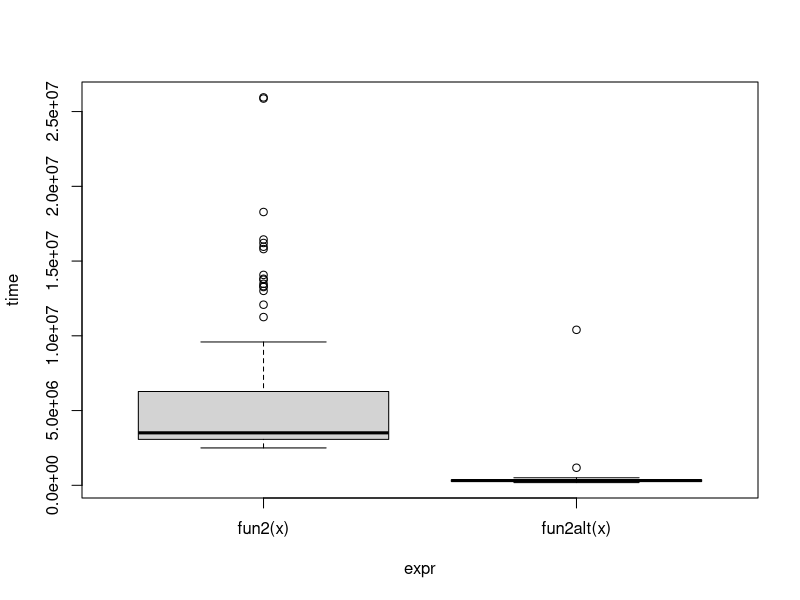
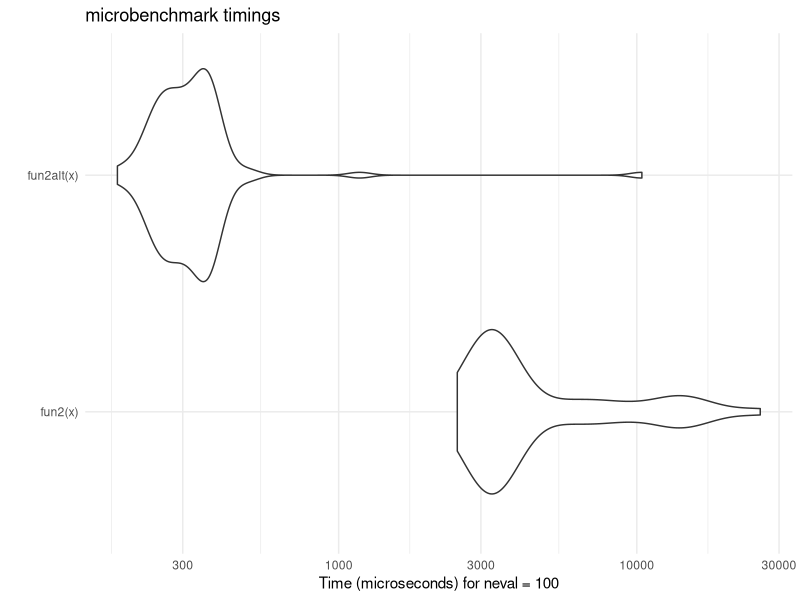

The R source for these figures, in order: (Note: this script raises an error after producing the figures.)
## ---- chunk 1
fun1 <- function(n = 100, k = 4, lambda = 4) {
  x <- NULL
  
  for (i in 1:n)
    x <- rbind(x, rpois(k, lambda))
  
  return(x)
}

fun1alt <- function(n = 100, k = 4, lambda = 4) {
  matrix(rpois(n * k, lambda = lambda), ncol = k)
}

# Benchmarking
microbenchmark::microbenchmark(
  fun1(100),
  fun1alt(100), unit = "ns" # can also try other units such as ms (milliseconds)
)
## ---- chunk 2
# Data Generating Process (10 x 10,000 matrix)
set.seed(1234)
x <- matrix(rnorm(1e4), nrow=10)

# Find each column's max value
fun2 <- function(x) {
  apply(x, 2, max)
}

fun2alt <- function(x) {
  x[cbind(max.col(t(x)), 1:ncol(x))]
}

# Benchmarking
bench <- microbenchmark::microbenchmark(
  fun2(x),
  fun2alt(x), 
  unit = "us"
)
plot(bench)
ggplot2::autoplot(bench) +
  ggplot2::theme_minimal()
## ---- chunk 3
library(parallel)
my_boot <- function(dat, stat, R, ncpus = 1L) {
  
  # Getting the random indices
  n <- nrow(dat)
  idx <- matrix(sample.int(n, n * R, TRUE), nrow = n, ncol = R)
 
  # Making the cluster using `ncpus`
  # STEP 1: GOES HERE
  cl <- makePSOCKcluster(ncpus)
  # on.exit(stopCluster(cl))
  # STEP 2: GOES HERE
  clusterExport(cl, varlist = c("idx", "dat", "stat"), envir = environment())
  
  # STEP 3: THIS FUNCTION NEEDS TO BE REPLACED WITH parLapply
  #ans <- lapply(seq_len(R), function(i) {
  #  stat(dat[idx[,i], , drop=FALSE])
  #})
   ans <- parLapply(cl, seq_len(R), function(i) {
    stat(dat[idx[,i], , drop=FALSE])
  })
   
  # Coercing the list into a matrix
  ans <- do.call(rbind, ans)
  
  # STEP 4: GOES HERE
   stopCluster(cl)
  
  ans
  
}
## ---- chunk 4
# Bootstrap of a linear regression model
my_stat <- function(d) coef(lm(y ~ x, data = d))

# DATA SIM
set.seed(1)
n <- 500 
R <- 1e4
x <- cbind(rnorm(n)) 
y <- x * 5 + rnorm(n)

# Checking if we get something similar as lm
ans0 <- confint(lm(y ~ x))
cat("OLS CIs -----------\n")
ans0
ans1 <- my_boot(dat = data.frame(x, y), my_stat, R = R, ncpus = 4)
qs <- c(.025, .975)
cat("Bootstrap CIs -----------\n")
t(apply(ans1, 2, quantile, probs = qs))
## ---- chunk 5
parallel::detectCores() # number of available cores
# 1 core => non-parallel
system.time(my_boot(dat = data.frame(x, y), my_stat, R = 4000, ncpus = 1L)) 
# 8 cores => parallel
system.time(my_boot(dat = data.frame(x, y), my_stat, R = 4000, ncpus = 8L))
